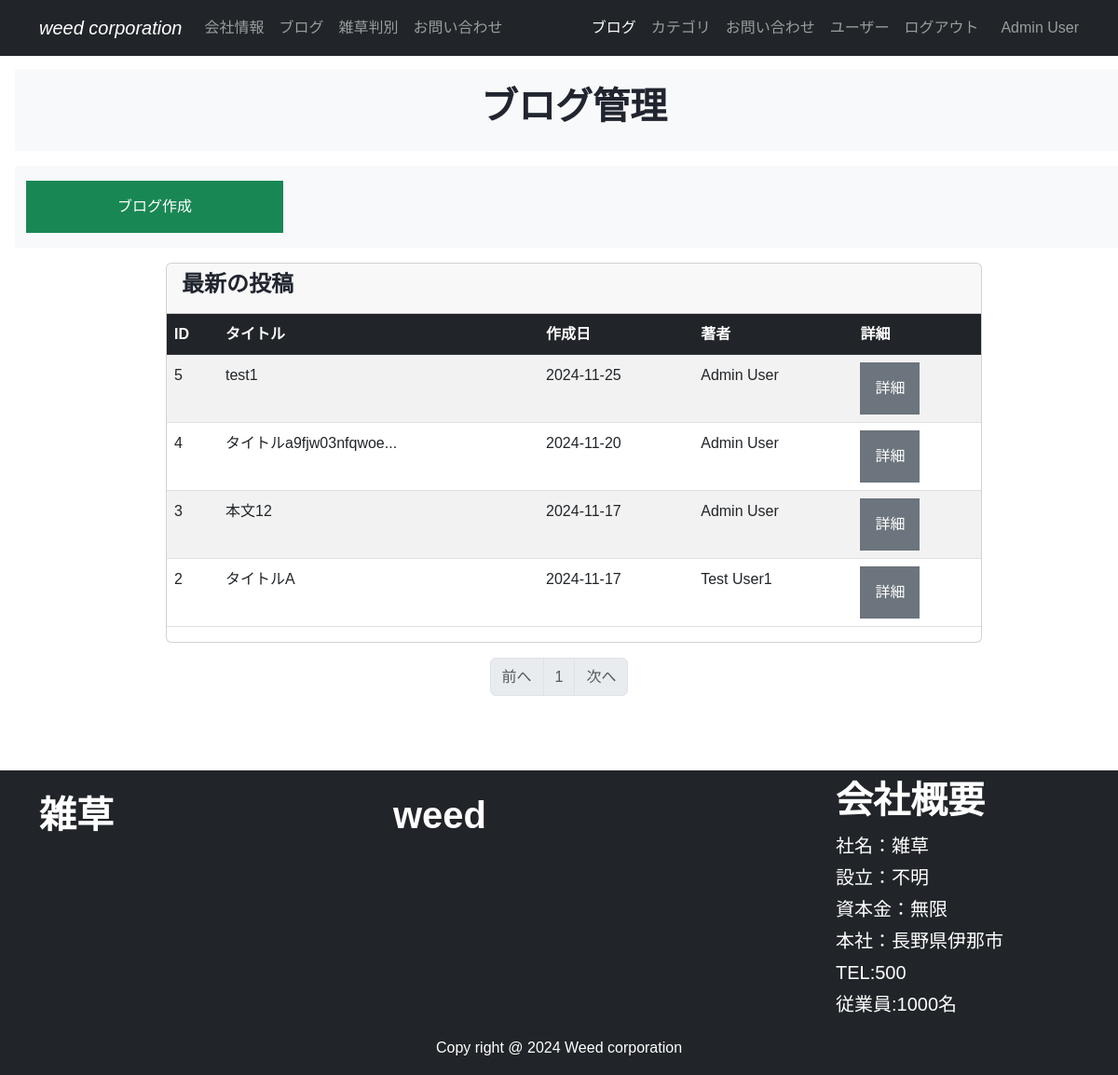
/blog_maintenance (signed in), run on the app's committed database.
### company_blog/models.py (models this page shows, shortened)
class User(db.Model,UserMixin):
    __tablename__='users'
    id = db.Column(db.Integer, primary_key = True)
    email = db.Column(db.String(64),unique=True, index=True )
    username = db.Column(db.String(64),unique=True , index=True)
    password_hash = db.Column(db.String(128))
    administrator = db.Column(db.String(1))
    post = db.relationship('BlogPost', backref='author', lazy='dynamic')
    @property
    def password(self):
        raise AttributeError('Password is not a readable attirbute')

class BlogPost(db.Model):
    __tablename__ = 'blog_post'
    id = db.Column(db.Integer, primary_key=True)
    user_id = db.Column(db.Integer,db.ForeignKey('users.id'))
    category_id = db.Column(db.Integer,db.ForeignKey('blog_category.id'))
    date = db.Column(db.DateTime,default=datetime.now(timezone('Asia/Tokyo')))
    title = db.Column(db.String(30))
    text = db.Column(db.Text)
    summary = db.Column(db.String(140))
    featured_image = db.Column(db.String(140))

### company_blog/main/views.py (the view)
@main.route('/blog_maintenance')
@login_required
def blog_maintenance():
    page = request.args.get('page',1,type=int)
    blog_posts = BlogPost.query.order_by(BlogPost.id.desc()).paginate(page=page,per_page=10)
    return render_template('blog_maintenance.html',blog_posts=blog_posts)

### company_blog/models.py (called while the page is built)
@login_manager.user_loader
def load_user(user_id):
    return User.query.get(user_id)

### company_blog/templates/blog_maintenance.html
{% extends "base.html" %}
{% block content %}
    <header id="page-header">
        <div class="container-fluid my-3 mx-3 py-3 bg-light">
            <div class="row">
                <div class="col-md-12 m-auto text-center">
                    <h1>ブログ管理</h1>
                </div>
            </div>
        </div>
    </header>
    <section id="menu">
        <div class="container-fluid mx-3 my-3 py-3 bg-light">
            <div class="row">
                <div class="col-md-3">
                    <a href="{{url_for('main.create_post')}}" class="btn btn-success w-100">ブログ作成</a>
                </div>
            </div>
        </div>
    </section>
    <section id="list">
        <div class="container-fluid mx-3 my-3">
            <div class="row">
                <div class="col-md-9 mx-auto">
                    <div class="card" style="width: auto;">
                        <div class="card-header">
                            <h4>最新の投稿</h4>
                        </div>
                        <div class="table-responsive">
                            <table class="table table-striped text-nowrap">
                                <thead class="table-dark">
                                    <tr>
                                        <th>ID</th>
                                        <th>タイトル</th>
                                        <th>作成日</th>
                                        <th>著者</th>
                                        <th>詳細</th>
                                    </tr>
                                </thead>
                                <tbody>
                                    {% for post in blog_posts.items %}
                                    <tr>
                                        <td>{{post.id}}</td>
                                        <td>{{post.title | truncate(20)}}</td>
                                        <td>{{post.date.strftime('%Y-%m-%d')}}</td>
                                        <td>{{post.author.username | truncate(20)}}</td>
                                        <td><a href="{{ url_for('main.blog_post',blog_post_id=post.id )}}" class="btn btn-secondary"> 詳細</a></td>
                                    </tr>
                                    {% endfor %}
                                </tbody>
                            </table>
                        </div>
                    </div>
                </div>
            </div>
        </div>
    </section>
    <nav class="my-2" aria-label="Page navigation">
        <ul class="pagination justify-content-center">
            <li {% if blog_posts.has_prev %}class="page-item" {% else %}class="page-item disabled" {% endif %}><a class="page-link" href="{% if blog_posts.has_prev %}{{ url_for('main.blog_maintenance',page=blog_posts.prev_num)}}{% else %}#{% endif %}">前へ</a></li>
            {% for page_num in blog_posts.iter_pages(left_edge=1, right_edge=1, left_current=1, right_current=2) %}
                {% if page_num %}
                    {% if blog_posts.page == page_num %}
                        <li class="page-item disabled"><a class="page-link" href="#">{{ page_num }}</a></li>
                    {% else %}
                        <li class="page-item"><a class="page-link" href="{{url_for('main.blog_maintenance', page=page_num)}}">{{ page_num }}</a></li>
                    {% endif %}
                {% else %}
                <li class="page-item disabled"><a class="page-link" href="#"></a>&hellip;</li>
                {% endif %}
            {% endfor %}
            <li {% if blog_posts.has_next %} class="page-item"{% else %} class="page-item disabled" {% endif %}><a class="page-link" href="{% if blog_posts.has_next %}{{url_for('main.blog_maintenance', page=blog_posts.next_num)}}{% else %}#{% endif %}">次へ</a></li>
        </ul>
    </nav>
{% endblock %}

### company_blog/templates/base.html (shortened to what this page needs)
<!DOCTYPE html>
<html lang="en">
<head>
    <link href="https://cdn.jsdelivr.net/npm/bootstrap@5.3.0/dist/css/bootstrap.min.css" rel="stylesheet">
    <link rel="stylesheet" href="{{ url_for('static', filename='css/style.css') }}">
    <link href='https://unpkg.com/boxicons@2.1.4/css/boxicons.min.css' rel='stylesheet'>
</head>
<body>
  <nav class="navbar navbar-expand-lg navbar-dark bg-dark fixed-top ">
    <div class="container">
      <a class="navbar-brand fst-italic" href="{{url_for('main.home')}}">weed corporation</a>
      <div class="collapse navbar-collapse" id="navbarNav">
        <ul class="navbar-nav">
          <li class="nav-item">
            <a class="nav-link {% if request.endpoint == 'main.home' %} active{% endif %}"
              href="{{ url_for('main.home')}}">会社情報</a>
          </li>
          <li class="nav-item">
            <a class="nav-link {% if request.endpoint == 'main.index' %} active{% endif %}"  href=" {{url_for('main.index')}}">ブログ</a>
          </li>
          <li class="nav-item">
            <a class="nav-link {% if request.endpoint == 'classification.judge' %} active{% endif %}" href="{{url_for('classification.judge')}}">雑草判別</a>
          </li>
          <li class="nav-item">
            <a class="nav-link {% if request.endpoint == 'main.inquiry' %} active{% endif %}" href="{{url_for('main.inquiry')}}">お問い合わせ</a>
          </li>
        </ul>
        <br>
        <ul class="navbar-nav ms-auto">
          {% if current_user.is_authenticated %}
          <li class="nav-item">
            <a class="nav-link {% if request.endpoint == 'main.blog_maintenance' %} active{% endif %}"  href="{{url_for('main.blog_maintenance')}}">ブログ</a>
          </li>
          <li class="nav-item">
            <a class="nav-link{% if request.endpoint == 'main.category_maintenance' %} active{% endif %}" href="{{url_for('main.category_maintenance')}}">カテゴリ</a>
          </li>
          <li class="nav-item">
            <a class="nav-link{% if request.endpoint == 'main.inquiry_maintenance' %} active{% endif %}" href="{{url_for('main.inquiry_maintenance')}}">お問い合わせ</a>
          </li>
          <li class="nav-item">
            <a class="nav-link{% if request.endpoint == 'users.user_maintenance' %} active{% endif %}" href="{{url_for('users.user_maintenance')}}">ユーザー</a>
          </li>
          <li class="nav-item">
            <a class="nav-link" href="{{ url_for('users.logout') }}">ログアウト</a>
          </li>
          <span class="navbar-text ms-3">
            {{ current_user.username | truncate(10)}}
          </span>
          {% endif %}
        </ul>
      </div>
    </div>
  </nav>
    {% from "_formhelpers.html" import render_field %}
    <div class="div_container" style="padding-top:3rem; padding-bottom:4rem;">
      {% block content %}
      {% endblock %}
    </div>
    <footer id="footer" class="footer text-center pt-2 bg-dark">
      <div class="container">
        <div class="row">
          <div class="col-lg-4 mt-3 text-start">
            <h1 class="text-white">雑草</h1>
          </div>
          <div class="col-lg-5 mt-3 text-start">
            <h1 class="text-white">weed</h1>
          </div>
          <div class="col-lg-3 text-start" >
            <h1 class='text-white'>会社概要</h1>
              <ul class="text-white list-unstyled">
                <li class="fs-5">社名：雑草</li>
                <li class="fs-5">設立：不明</li>
                <li class="fs-5">資本金：無限</li>
                <li class="fs-5">本社：長野県伊那市</li>
                <li class="fs-5">TEL:500</li>
                <li class="fs-5">従業員:1000名</li>
              </ul>
          </div>
        </div>
      </div>
      <div class="container">
        <div class="row">
          <div class="col text-white">
            <p>Copy right @ 2024 Weed corporation</p>
          </div>
        </div>
      </div>
    </footer>
</body>
</html>

### company_blog/static/css/style.css (style rules this page uses)
:root { --success:#07611f; --dark:#21252f; --body:#888; --box-shadow:0 8px 22px rgba(0,0,0,0.2); }
body { font-family: "Noto Sans JP", sans-serif; line-height:1.7; color: var(--dark); }
h1,h2,h3,h4,h5,h6,.display-4 { color: var(--dark); font-weight:700 }
a { color: var(--dark); text-decoration: none; }
header { padding-top: 10px; }
.btn { padding: 14px; border-width: 2px; border-radius: 0; }
.footer { color: #fff; }

### data on the page
User: username "Admin User"
BlogPost: id "5", title "test1", date "2024-11-25", author.username "Admin User"
BlogPost: id "4", title "タイトルa9fjw03nfqwoe...", date "2024-11-20", author.username "Admin User"
BlogPost: id "3", title "本文12", date "2024-11-17", author.username "Admin User"
BlogPost: id "2", title "タイトルA", date "2024-11-17", author.username "Test User1"

### other printed values
{{ page_num }} "1"
